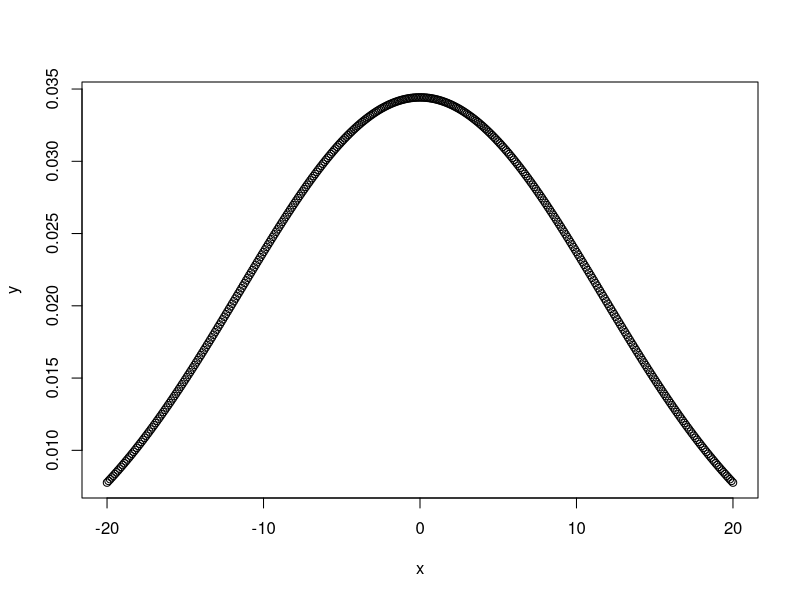
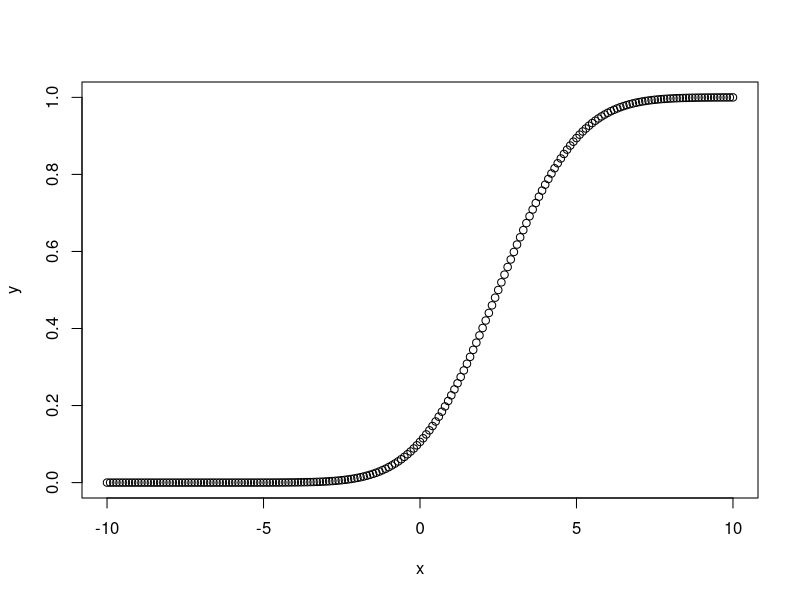
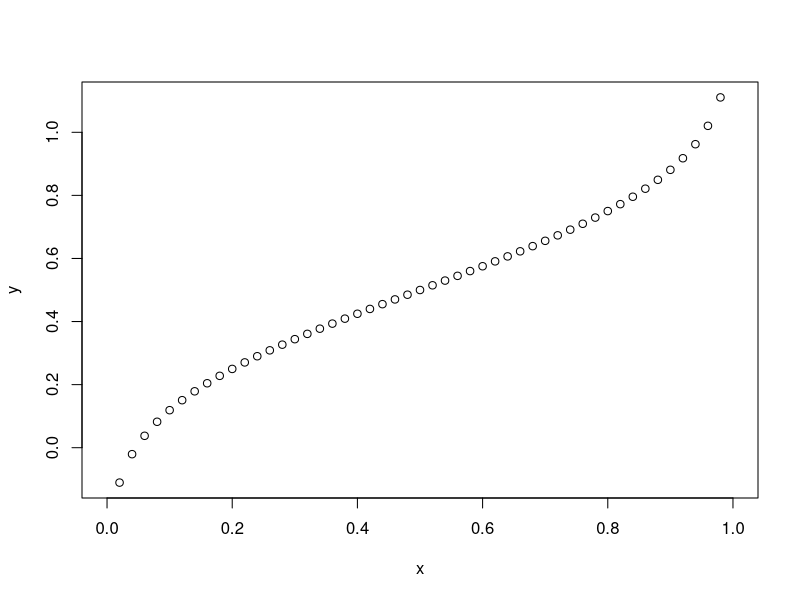
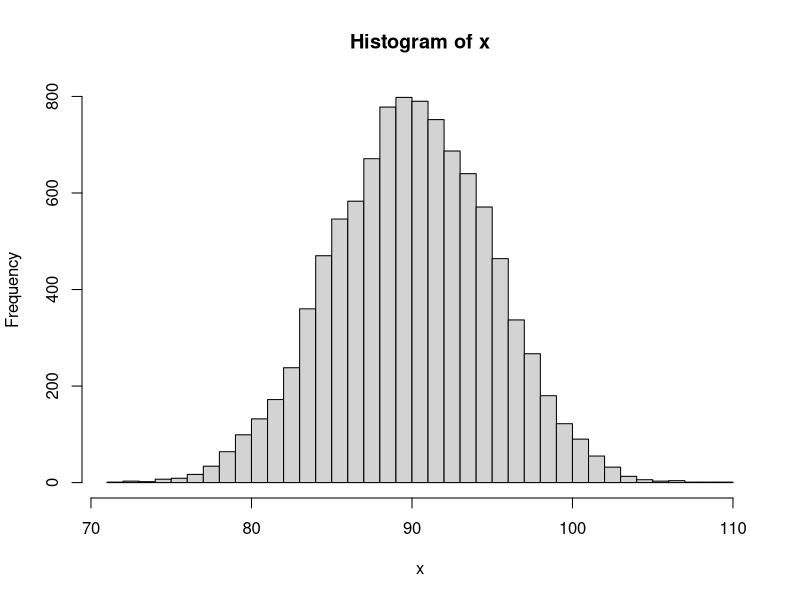

Reproduce these figures in R, in order.
# creating a sequence of values between -20to 20 with a difference of 0.1
x = seq(-20,20,by=0.1)

y = dnorm(x, mean(x), sd(x))

# output to be present as PNG file
png(file="dnormExample.png")

# Plot the graph.
plot(x, y)

# saving the file
dev.off()

# creating a sequence of values
# between -10 to 10 with a difference of 0.1
x <- seq(-10, 10, by=0.1)

y <- pnorm(x, mean = 2.5, sd = 2)

# output to be present as PNG file
png(file="pnormExample.png")

# Plot the graph.
plot(x, y)

# saving the file
dev.off()

# Create a sequence of probability values
# incrementing by 0.02.
x <- seq(0, 1, by = 0.02)

y <- qnorm(x, mean(x), sd(x))

# output to be present as PNG file
png(file = "qnormExample.png")

# Plot the graph.
plot(x, y)

# Save the file.
dev.off()

# Create a vector of 1000 random numbers
# with mean=90 and sd=5
x <- rnorm(10000, mean=90, sd=5)

# output to be present as PNG file
png(file = "rnormExample.png")

# Create the histogram with 50 bars
hist(x, breaks=50)

# Save the file.
dev.off()
